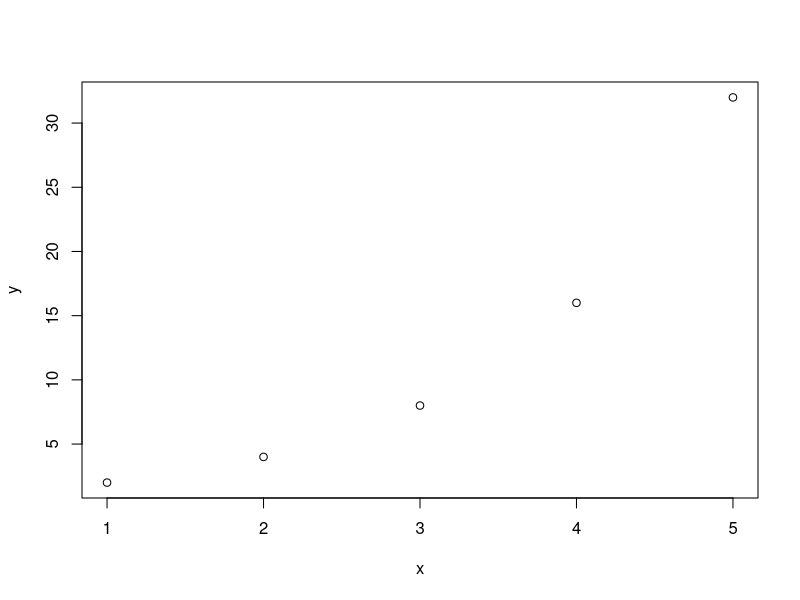

Source code (R):
## ---- chunk 1
knitr::opts_chunk$set(echo = TRUE)
## ---- chunk 2

x <- c(1,2,3,4,5)
y <- c(2,4,8,16,32)
plot(x,y)
